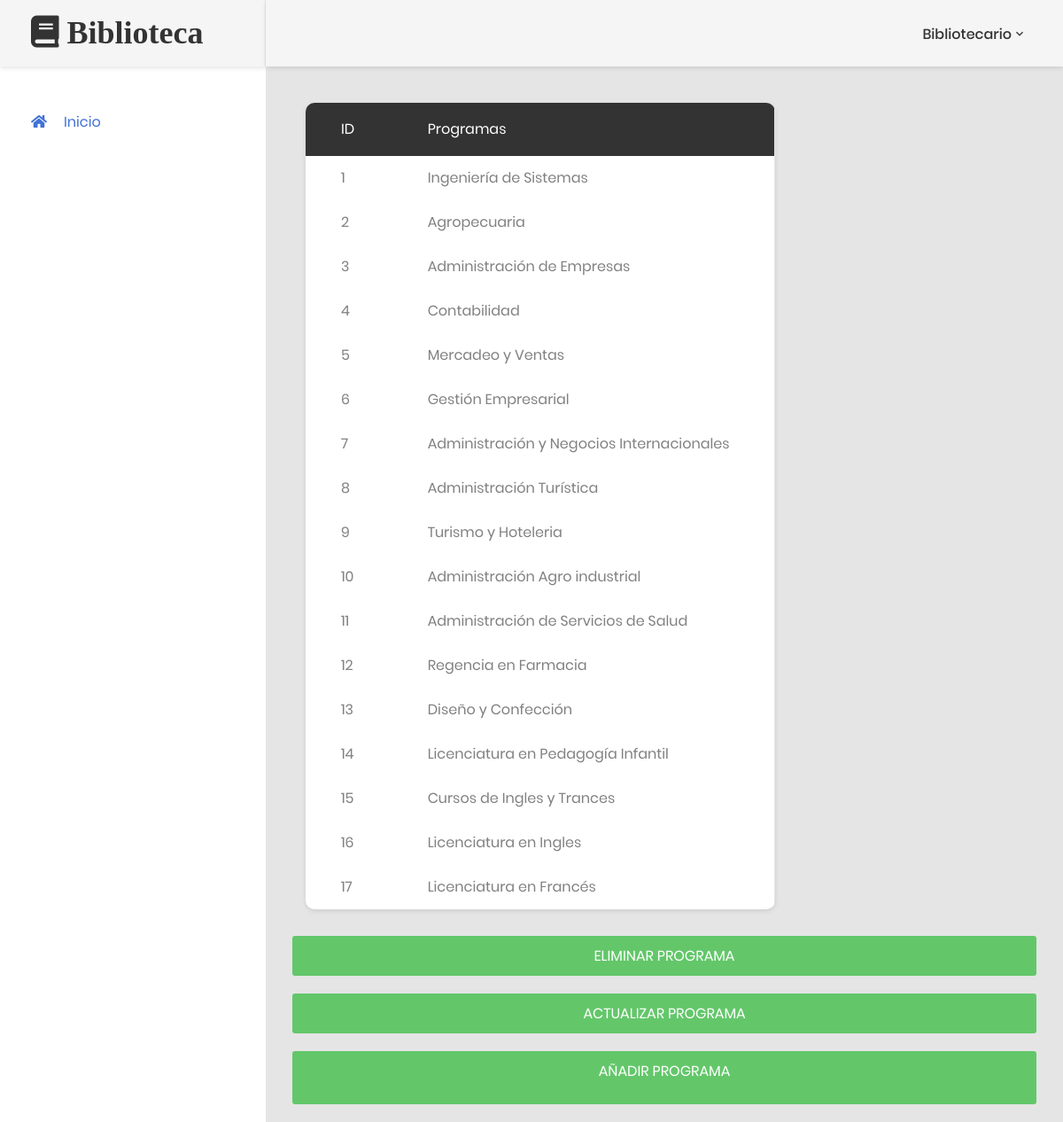
Page /gestion_programa.php on the committed database.
### tables this page shows
CREATE TABLE `programa` (
  `id_programa` int(11) NOT NULL,
  `programa` varchar(45) NOT NULL,
  `estado` int(11) NOT NULL
);

### modelo/MySQL.php (called while the page is built, shortened)
<?php
 class MySQL{
    private $ipServidor ="localhost";
    private $usuarioBase ='root';
    private $contrasena = '';
    private $bd ='biblioteca3';
    private $conexion;
    public function conectar(){
        $this->conexion = mysqli_connect($this->ipServidor, $this->usuarioBase, $this->contrasena, $this->bd);
    return($this->conexion);
    }
    public function efectuarConsulta($consulta){
        mysqli_query($this->conexion, "SET lc_time_names = 'es_ES'" );
        mysqli_query($this->conexion, "SET NAMES 'utf8'");
        mysqli_query($this->conexion, "SET CHARACTER 'utf8'");
       $this->resultadoConsulta = mysqli_query($this->conexion, $consulta);
        return $this->resultadoConsulta;
    }
}
?>

### gestion_programa.php (the view, shortened to what this page needs)
<!DOCTYPE html>
<?php
    require_once 'modelo/MySQL.php';
    $mysql = new MySQL;
    $mysql->conectar();
$seleccionprograma =$mysql->efectuarConsulta("SELECT biblioteca3.programa.id_programa,biblioteca3.programa.programa
from programa where estado = 1");
?>
<html lang="en">
<head>
    <link href="css/font-face.css" rel="stylesheet" media="all">
    <link href="vendor/font-awesome-4.7/css/font-awesome.min.css" rel="stylesheet" media="all">
    <link href="vendor/font-awesome-5/css/fontawesome-all.min.css" rel="stylesheet" media="all">
    <link href="vendor/mdi-font/css/material-design-iconic-font.min.css" rel="stylesheet" media="all">
    <link href="vendor/bootstrap-4.1/bootstrap.min.css" rel="stylesheet" media="all">
    <link href="vendor/animsition/animsition.min.css" rel="stylesheet" media="all">
    <link href="vendor/bootstrap-progressbar/bootstrap-progressbar-3.3.4.min.css" rel="stylesheet" media="all">
    <link href="vendor/wow/animate.css" rel="stylesheet" media="all">
    <link href="vendor/css-hamburgers/hamburgers.min.css" rel="stylesheet" media="all">
    <link href="vendor/slick/slick.css" rel="stylesheet" media="all">
    <link href="vendor/select2/select2.min.css" rel="stylesheet" media="all">
    <link href="vendor/perfect-scrollbar/perfect-scrollbar.css" rel="stylesheet" media="all">
    <link href="css/theme.css" rel="stylesheet" media="all">
</head>
<body class="animsition">
    <div class="page-wrapper">
           <?php
            include("header_usuario_menu_lateral_bibliotecario.php");
           ?>
        <div class="page-container">
            <header class="header-desktop">
          <?php
          include("header_usuario_menu_cierre_bibliotecario.php");
          ?>
            </header>
            <div class="main-content">
                <div class="section__content section__content--p30">
                    <div class="container-fluid">
                        <div class="row">
                            <div class="col-lg-8">
                                <div class="table-responsive table--no-card m-b-30">
                                    <table class="table table-borderless table-striped table-earning">
                                        <thead>
                                            <tr>
                                                <th>ID</th>
                                                <th>Programas</th>
                                            </tr>
                                        </thead>
                                        <tbody>
                                        <?php
                                           while ($resultado=mysqli_fetch_assoc($seleccionprograma)) {
                                                echo '<tr>
                                                <td>'.$id_programa=$resultado['id_programa'].'</td>
                                                <td>'.$programa=$resultado['programa'].'</td>
                                                <tr>';
                                            }
                                        ?>
                                        </tbody>
                                    </table>
                                </div>
                            </div>
                             <a href="eliminar_programa.php" class="au-btn au-btn--block au-btn--green m-b-20" style="text-align: center;">Eliminar Programa</a>
                              <a href="actualizar_programa.php" class="au-btn au-btn--block au-btn--green m-b-20" style="text-align: center;">Actualizar Programa</a>
                               <a href="anadir_programa.php" class="au-btn au-btn--block au-btn--green m-b-20" style="text-align: center;">Añadir Programa</a>
                        <div class="row">
                            <div class="col-md-12">
                            </div>
                        </div>
            </div>
        </div>
    </div>
</body>
</html>

### rows in the picture
programa: id_programa "1", programa "Ingeniería de Sistemas"
programa: id_programa "2", programa "Agropecuaria"
programa: id_programa "3", programa "Administración de Empresas"
programa: id_programa "4", programa "Contabilidad"
programa: id_programa "5", programa "Mercadeo y Ventas"
programa: id_programa "6", programa "Gestión Empresarial"
programa: id_programa "7", programa "Administración y Negocios Internacionales"
programa: id_programa "8", programa "Administración Turística"
programa: id_programa "9", programa "Turismo y Hoteleria"
programa: id_programa "10", programa "Administración Agro industrial"
programa: id_programa "11", programa "Administración de Servicios de Salud"
programa: id_programa "12", programa "Regencia en Farmacia"
programa: id_programa "13", programa "Diseño y Confección"
programa: id_programa "14", programa "Licenciatura en Pedagogía Infantil"
programa: id_programa "15", programa "Cursos de Ingles y Trances"
programa: id_programa "16", programa "Licenciatura en Ingles"
programa: id_programa "17", programa "Licenciatura en Francés"
